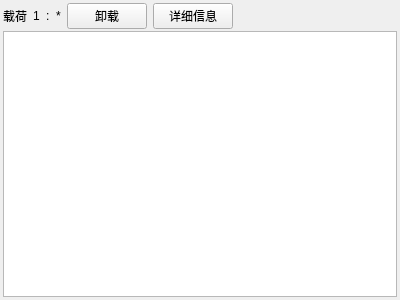
<?xml version="1.0" encoding="UTF-8"?>
<ui version="4.0">
 <class>LoadEquipmentWidget</class>
 <widget class="QWidget" name="LoadEquipmentWidget">
  <property name="geometry">
   <rect>
    <x>0</x>
    <y>0</y>
    <width>400</width>
    <height>300</height>
   </rect>
  </property>
  <property name="windowTitle">
   <string>LoadEquipmentWidget</string>
  </property>
  <layout class="QVBoxLayout" name="verticalLayout">
   <property name="spacing">
    <number>2</number>
   </property>
   <property name="leftMargin">
    <number>3</number>
   </property>
   <property name="topMargin">
    <number>3</number>
   </property>
   <property name="rightMargin">
    <number>3</number>
   </property>
   <property name="bottomMargin">
    <number>3</number>
   </property>
   <item>
    <layout class="QHBoxLayout" name="horizontalLayout">
     <item>
      <widget class="QLabel" name="label_title">
       <property name="text">
        <string>载荷</string>
       </property>
      </widget>
     </item>
     <item>
      <widget class="QLabel" name="label_num">
       <property name="text">
        <string>1</string>
       </property>
      </widget>
     </item>
     <item>
      <widget class="QLabel" name="label">
       <property name="text">
        <string>:</string>
       </property>
      </widget>
     </item>
     <item>
      <widget class="QLabel" name="LabelLoadEquName">
       <property name="text">
        <string>*</string>
       </property>
      </widget>
     </item>
     <item>
      <widget class="QPushButton" name="pushButtonUninstallLoadEqu">
       <property name="text">
        <string>卸载</string>
       </property>
      </widget>
     </item>
     <item>
      <widget class="QPushButton" name="pushButtonDetailInfomation">
       <property name="text">
        <string>详细信息</string>
       </property>
      </widget>
     </item>
     <item>
      <spacer name="horizontalSpacer">
       <property name="orientation">
        <enum>Qt::Horizontal</enum>
       </property>
       <property name="sizeHint" stdset="0">
        <size>
         <width>40</width>
         <height>20</height>
        </size>
       </property>
      </spacer>
     </item>
    </layout>
   </item>
   <item>
    <widget class="QListWidget" name="listWidgetLoadEqu"/>
   </item>
  </layout>
 </widget>
 <layoutdefault spacing="6" margin="11"/>
 <resources/>
 <connections/>
</ui>
